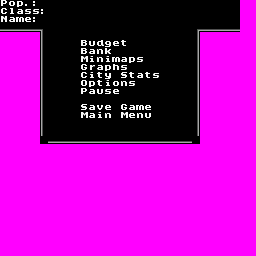

A level layout from a 2D game, rendered from its tile map. Below: a short description, then the map file with its tile-grid data intact:
An orthogonal 32x32 tile map with 8x8 px tiles, 1 tile layer (Tile Layer 1).

<map version="1.5" tiledversion="1.6.0" orientation="orthogonal" renderorder="right-down" width="32" height="32" tilewidth="8" tileheight="8" infinite="0" nextlayerid="2" nextobjectid="1">
 <tileset firstgid="1" source="text.tsx" />
 <layer id="1" name="Tile Layer 1" width="32" height="32">
  <data encoding="csv">
81,112,113,47,59,33,33,33,33,33,33,33,33,33,33,33,33,33,33,33,33,33,33,33,33,33,33,33,33,33,1,1,
68,109,98,116,116,59,33,33,33,33,33,33,33,33,33,33,33,33,33,33,33,33,33,33,33,33,33,33,33,33,1,1,
79,98,110,102,59,33,33,33,33,33,33,33,33,33,33,33,33,33,33,33,33,33,33,33,33,33,33,33,33,33,1,1,
189,189,189,189,189,186,33,33,33,33,33,33,33,33,33,33,33,33,33,33,33,33,33,33,185,189,189,189,189,189,1,1,
1,1,1,1,1,192,33,33,33,33,33,33,33,33,33,33,33,33,33,33,33,33,33,33,191,1,1,1,1,1,1,1,
1,1,1,1,1,192,33,33,33,33,67,118,101,104,102,117,33,33,33,33,33,33,33,33,191,1,1,1,1,1,1,1,
1,1,1,1,1,192,33,33,33,33,67,98,111,108,33,33,33,33,33,33,33,33,33,33,191,1,1,1,1,1,1,1,
1,1,1,1,1,192,33,33,33,33,78,106,111,106,110,98,113,116,33,33,33,33,33,33,191,1,1,1,1,1,1,1,
1,1,1,1,1,192,33,33,33,33,72,115,98,113,105,116,33,33,33,33,33,33,33,33,191,1,1,1,1,1,1,1,
1,1,1,1,1,192,33,33,33,33,68,106,117,122,33,84,117,98,117,116,33,33,33,33,191,1,1,1,1,1,1,1,
1,1,1,1,1,192,33,33,33,33,80,113,117,106,112,111,116,33,33,33,33,33,33,33,191,1,1,1,1,1,1,1,
1,1,1,1,1,192,33,33,33,33,81,98,118,116,102,33,33,33,33,33,33,33,33,33,191,1,1,1,1,1,1,1,
1,1,1,1,1,192,33,33,33,33,33,33,33,33,33,33,33,33,33,33,33,33,33,33,191,1,1,1,1,1,1,1,
1,1,1,1,1,192,33,33,33,33,84,98,119,102,33,72,98,110,102,33,33,33,33,33,191,1,1,1,1,1,1,1,
1,1,1,1,1,192,33,33,33,33,78,98,106,111,33,78,102,111,118,33,33,33,33,33,191,1,1,1,1,1,1,1,
1,1,1,1,1,192,33,33,33,33,33,33,33,33,33,33,33,33,33,33,33,33,33,33,191,1,1,1,1,1,1,1,
1,1,1,1,1,192,33,33,33,33,33,33,33,33,33,33,33,33,33,33,33,33,33,33,191,1,1,1,1,1,1,1,
1,1,1,1,1,202,189,189,189,189,189,189,189,189,189,189,189,189,189,189,189,189,189,189,201,1,1,1,1,1,1,1,
1,1,1,1,1,1,1,1,1,1,1,1,1,1,1,1,1,1,1,1,1,1,1,1,1,1,1,1,1,1,1,1,
1,1,1,1,1,1,1,1,1,1,1,1,1,1,1,1,1,1,1,1,1,1,1,1,1,1,1,1,1,1,1,1,
1,1,1,1,1,1,1,1,1,1,1,1,1,1,1,1,1,1,1,1,1,1,1,1,1,1,1,1,1,1,1,1,
1,1,1,1,1,1,1,1,1,1,1,1,1,1,1,1,1,1,1,1,1,1,1,1,1,1,1,1,1,1,1,1,
1,1,1,1,1,1,1,1,1,1,1,1,1,1,1,1,1,1,1,1,1,1,1,1,1,1,1,1,1,1,1,1,
1,1,1,1,1,1,1,1,1,1,1,1,1,1,1,1,1,1,1,1,1,1,1,1,1,1,1,1,1,1,1,1,
1,1,1,1,1,1,1,1,1,1,1,1,1,1,1,1,1,1,1,1,1,1,1,1,1,1,1,1,1,1,1,1,
1,1,1,1,1,1,1,1,1,1,1,1,1,1,1,1,1,1,1,1,1,1,1,1,1,1,1,1,1,1,1,1,
1,1,1,1,1,1,1,1,1,1,1,1,1,1,1,1,1,1,1,1,1,1,1,1,1,1,1,1,1,1,1,1,
1,1,1,1,1,1,1,1,1,1,1,1,1,1,1,1,1,1,1,1,1,1,1,1,1,1,1,1,1,1,1,1,
1,1,1,1,1,1,1,1,1,1,1,1,1,1,1,1,1,1,1,1,1,1,1,1,1,1,1,1,1,1,1,1,
1,1,1,1,1,1,1,1,1,1,1,1,1,1,1,1,1,1,1,1,1,1,1,1,1,1,1,1,1,1,1,1,
1,1,1,1,1,1,1,1,1,1,1,1,1,1,1,1,1,1,1,1,1,1,1,1,1,1,1,1,1,1,1,1,
1,1,1,1,1,1,1,1,1,1,1,1,1,1,1,1,1,1,1,1,1,1,1,1,1,1,1,1,1,1,1,1
</data>
 </layer>
</map>